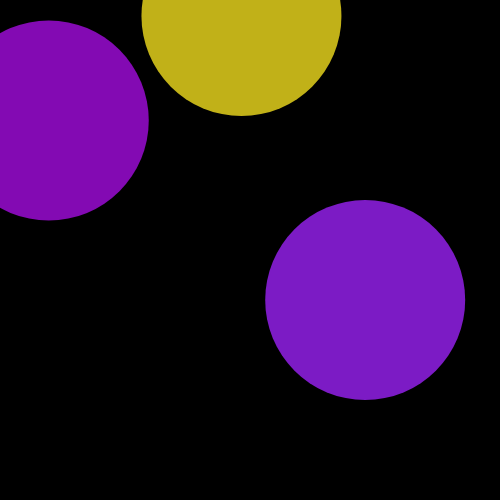
Frame 1 (no input)
Frame 60 (no input): identical to frame 1, image omitted
Frame 120 (the mouse pressed at the canvas centre since frame 60): identical to frame 1, image omitted

The p5.js sketch that drew this single still picture (run headless with seeded random() and noise() and a simulated clock; from frame 60 on, the mouse is pressed at the canvas centre):

// p5.js sketch
// ── sketch.js
//This exercise demonstrates how to use randomSeed to produce constant random values

var seed;
var size = 200;

function setup(){
    createCanvas(500,500);
    background(0);
    //set a random value for the randomseed in setup
    seed = random(1000);
    noStroke();
}
function draw(){
    //set the randomised value for randomSeed
    randomSeed(seed);
    //Now random values stay same every time the draw loop is executed BUT change every time setup() is executed
    background(0);
    fill(random(255),random(255),random(255));
    ellipse(random(width),random(height),size,size);
    fill(random(255),random(255),random(255));
    ellipse(random(width),random(height),size,size);
    fill(random(255),random(255),random(255));
    ellipse(random(width),random(height),size,size);
}
